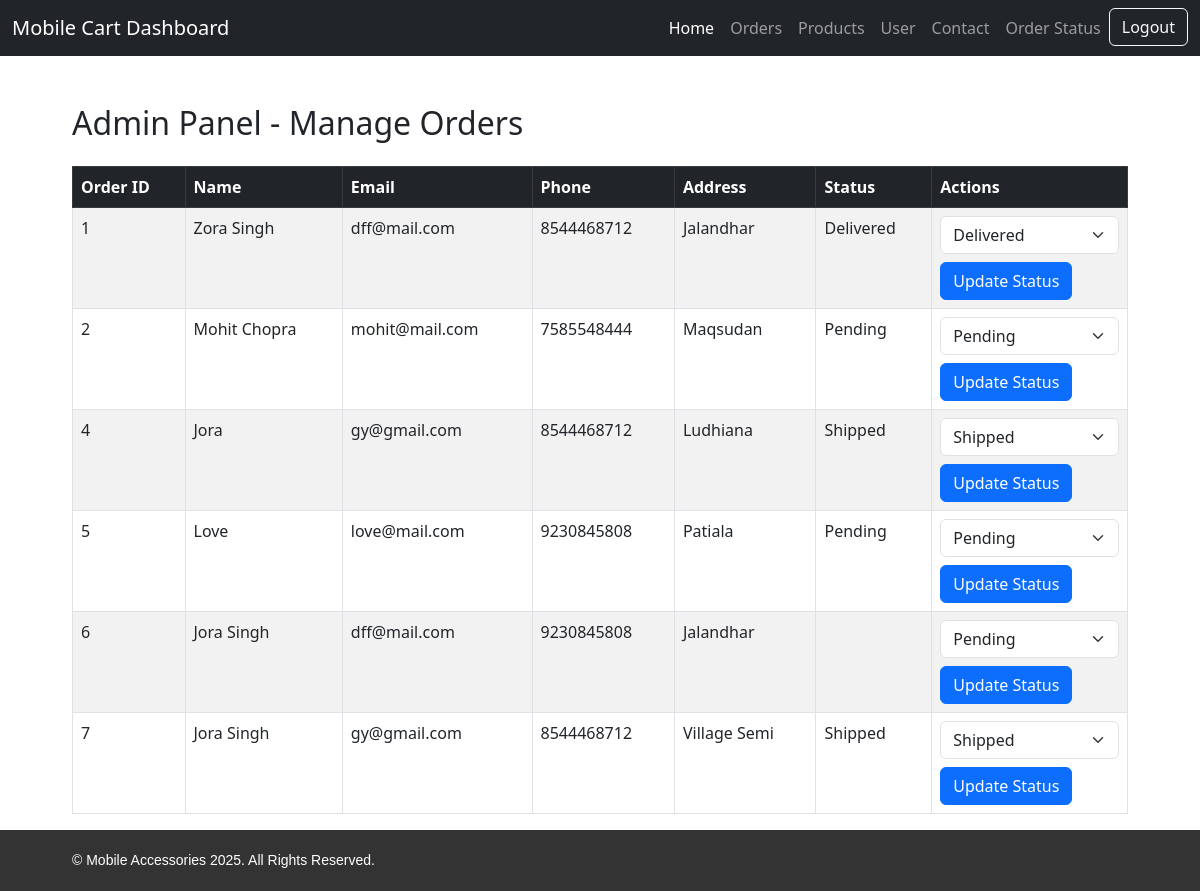
The app's page /admin_order_panel.php with its own data.
### tables this page shows
CREATE TABLE `orders` (
  `order_id` int(10) NOT NULL,
  `product` varchar(500) NOT NULL,
  `pdprice` int(5) NOT NULL,
  `created_at` timestamp(6) NOT NULL DEFAULT current_timestamp(6) ON UPDATE current_timestamp(6),
  `total_amount` int(4) NOT NULL,
  `order_date` timestamp(6) NOT NULL DEFAULT current_timestamp(6) ON UPDATE current_timestamp(6),
  `status` varchar(20) NOT NULL,
  `quantity` int(11) NOT NULL
);

CREATE TABLE `order_customers` (
  `order_id` int(10) NOT NULL,
  `name` varchar(100) DEFAULT NULL,
  `email` varchar(100) DEFAULT NULL,
  `phone` varchar(20) DEFAULT NULL,
  `address` text DEFAULT NULL,
  `created_at` timestamp(6) NOT NULL DEFAULT current_timestamp(6) ON UPDATE current_timestamp(6)
);

### admin_order_panel.php (the view, shortened to what this page needs)
<?php
require 'db1.php';
$stmt = $pdo->query("SELECT orders.*, order_customers.name, order_customers.email, order_customers.phone, order_customers.address
                     FROM orders
                     JOIN order_customers ON orders.order_id = order_customers.order_id");
$orders = $stmt->fetchAll();
?>
<!DOCTYPE html>
<html lang="en">
<head>
  <link href="https://cdn.jsdelivr.net/npm/bootstrap@5.3.0/dist/css/bootstrap.min.css" rel="stylesheet">
</head>
<body>
<?php include 'navdash.php'; ?>
<div class="container mt-5">
  <h2 class="mb-4">Admin Panel - Manage Orders</h2>
  <table class="table table-bordered table-striped">
    <thead class="table-dark">
      <tr>
        <th>Order ID</th>
        <th>Name</th>
        <th>Email</th>
        <th>Phone</th>
        <th>Address</th>
        <th>Status</th>
        <th>Actions</th>
      </tr>
    </thead>
    <tbody>
      <?php foreach ($orders as $order): ?>
        <tr>
          <td><?= htmlspecialchars($order['order_id']) ?></td>
          <td><?= htmlspecialchars($order['name']) ?></td>
          <td><?= htmlspecialchars($order['email']) ?></td>
          <td><?= htmlspecialchars($order['phone']) ?></td>
          <td><?= nl2br(htmlspecialchars($order['address'])) ?></td>
          <td><?= htmlspecialchars($order['status']) ?></td>
          <td>
            <form method="post">
              <select name="status" class="form-select">
                <option value="Pending" <?= $order['status'] == 'Pending' ? 'selected' : '' ?>>Pending</option>
                <option value="Shipped" <?= $order['status'] == 'Shipped' ? 'selected' : '' ?>>Shipped</option>
                <option value="Delivered" <?= $order['status'] == 'Delivered' ? 'selected' : '' ?>>Delivered</option>
              </select>
              <button type="submit" name="update_status" class="btn btn-primary mt-2">Update Status</button>
            </form>
          </td>
        </tr>
      <?php endforeach; ?>
    </tbody>
  </table>
</div>
<?php include 'footer.php'; ?>
</body>
</html>

### navdash.php (shortened to what this page needs)
<!DOCTYPE html>
<html lang="en">
<head>
</head>
<body>
<nav class="navbar navbar-expand-lg navbar-dark bg-dark">
    <div class="container-fluid">
      <a class="navbar-brand" href="./dashboard.php"">Mobile Cart Dashboard</a>
      <div class="collapse navbar-collapse" id="navbarNav">
        <ul class="navbar-nav ms-auto">
          <li class="nav-item">
            <a class="nav-link active" href="./dashboard.php">Home</a>
          </li>
          <li class="nav-item">
            <a class="nav-link" href="./orders.php">Orders</a>
          </li>
          <li class="nav-item">
            <a class="nav-link" href="./products.php">Products</a>
          </li>
          <li class="nav-item">
            <a class="nav-link" href="user_details.php">User</a>
          </li>
          <li class="nav-item">
            <a class="nav-link" href="contactdata.php">Contact</a>
          </li>
          <li class="nav-item">
            <a class="nav-link" href="admin_order_panel.php">Order Status</a>
          </li>
          <li class="nav-item">
            <a class="btn btn-outline-light" href="logout.php">Logout</a>
          </li>
        </ul>
      </div>
    </div>
  </nav>
</body>
</html>

### footer.php (shortened to what this page needs)
<!DOCTYPE html>
<html lang="en">
<head>
</head>
<body>
    <footer class="tt-footer-custom tt-color-scheme-02">
        <div class="container">
            <div class="tt-row">
                <div class="tt-col-cent">
                    <div class="tt-col-item">
                        <div class="tt-box-copyright">
                            © Mobile Accessories <script>document.write(new Date().getFullYear())</script>. All Rights Reserved.
                        </div>
                    </div>
                </div>
            </div>
        </div>
    </footer>
</body>
</html>

### footer.php (style rules this page uses)
.tt-footer-custom { background-color: #333; color: #fff; padding: 20px 0; font-family: Arial, sans-serif; }
.container { width: 90%; margin: 0 auto; }
.tt-row { display: flex; justify-content: space-between; align-items: center; }
.tt-box-copyright { font-size: 14px; color: #ffffff; font-weight: 300; }

### records on screen
orders: order_id "1", order_customers.name "Zora Singh", order_customers.email "dff@mail.com", order_customers.phone "8544468712", order_customers.address "Jalandhar", status "Delivered"
orders: order_id "2", order_customers.name "Mohit Chopra", order_customers.email "mohit@mail.com", order_customers.phone "7585548444", order_customers.address "Maqsudan", status "Pending"
orders: order_id "4", order_customers.name "Jora", order_customers.email "gy@gmail.com", order_customers.phone "8544468712", order_customers.address "Ludhiana", status "Shipped"
orders: order_id "5", order_customers.name "Love", order_customers.email "love@mail.com", order_customers.phone "9230845808", order_customers.address "Patiala", status "Pending"
orders: order_id "6", order_customers.name "Jora Singh", order_customers.email "dff@mail.com", order_customers.phone "9230845808", order_customers.address "Jalandhar"
orders: order_id "7", order_customers.name "Jora Singh", order_customers.email "gy@gmail.com", order_customers.phone "8544468712", order_customers.address "Village Semi", status "Shipped"
